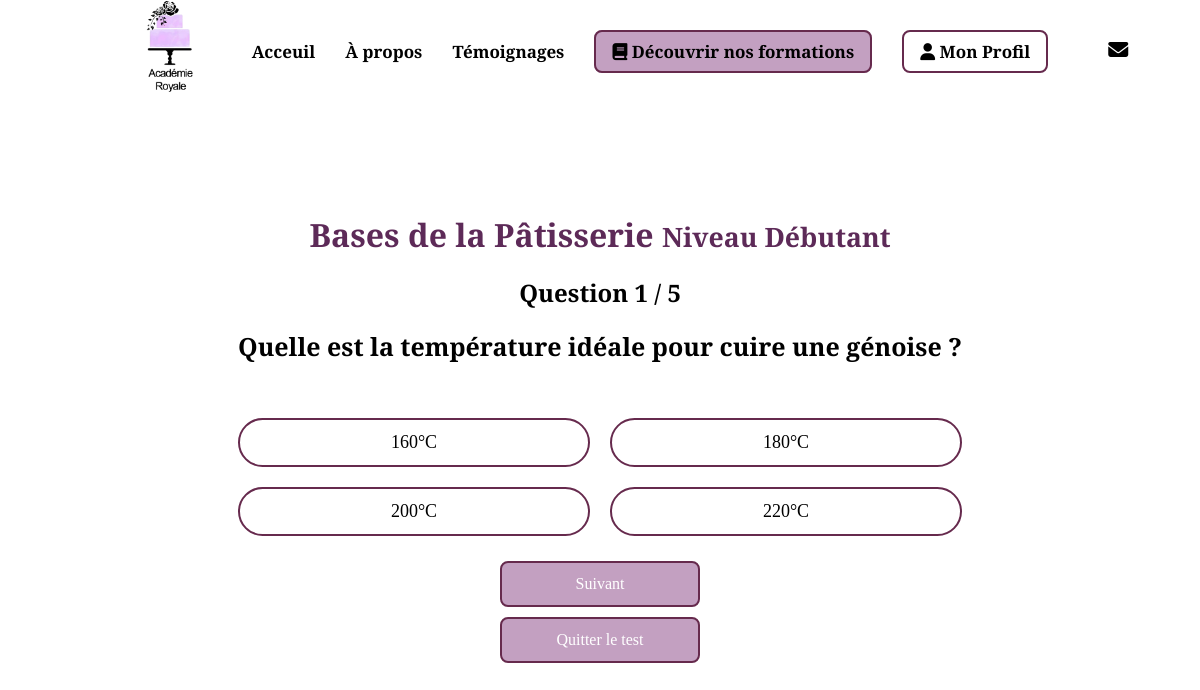
The app's page /test.php?formation_id=4 with its own data.
### tables this page shows
CREATE TABLE formation (
    formation_id INT AUTO_INCREMENT PRIMARY KEY,
    titre VARCHAR(255) NOT NULL,
    description TEXT,
    niveau VARCHAR(50)
);

CREATE TABLE question (
    question_id INT AUTO_INCREMENT PRIMARY KEY,
    formation_id INT,
    question_texte TEXT NOT NULL,
    FOREIGN KEY (formation_id) REFERENCES formation(formation_id) ON DELETE CASCADE
);

CREATE TABLE choix (
    choix_id INT AUTO_INCREMENT PRIMARY KEY,
    question_id INT,
    choix_texte VARCHAR(255) NOT NULL,
    est_correct BOOLEAN DEFAULT FALSE,
    FOREIGN KEY (question_id) REFERENCES question(question_id) ON DELETE CASCADE
);

### test.php (the view, shortened to what this page needs)
<?php
require_once 'config/db.php';
if (isset($_GET['formation_id']) && is_numeric($_GET['formation_id'])) {
  $formation_id = (int)$_GET['formation_id'];
} else {
  die("Formation non spécifiée ou invalide.");
}
$sql_formation = "SELECT titre, niveau FROM formation WHERE formation_id = ?";
$stmt_formation = $pdo->prepare($sql_formation);
$stmt_formation->execute([$formation_id]);
$formation = $stmt_formation->fetch(PDO::FETCH_ASSOC);
$sql = "SELECT question_id, question_texte FROM question WHERE formation_id = ?";
$stmt = $pdo->prepare($sql);
$stmt->execute([$formation_id]);
$questions = $stmt->fetchAll(PDO::FETCH_ASSOC);
$total = count($questions);
$page = isset($_GET['page']) && is_numeric($_GET['page']) ? (int)$_GET['page'] : 1;
$current_question = $questions[$page - 1];
$question_id = $current_question['question_id'];
$sql = "SELECT choix_id, choix_texte FROM choix WHERE question_id = ?";
$stmt = $pdo->prepare($sql);
$stmt->execute([$question_id]);
$choix = $stmt->fetchAll(PDO::FETCH_ASSOC);
?>
<!DOCTYPE html>
<html lang="fr">
<head>
<link rel="stylesheet" href="assets/css/style10.css">
<link rel="stylesheet" href="assets/css/style.css">
</head>
<body>
<div class="container">
<?php include("includes/header.php"); ?>
<h1><?= htmlspecialchars($formation['titre']) ?> <small>Niveau <?= htmlspecialchars($formation['niveau']) ?></small></h1>
<h2>Question <?= $page ?> / <?= $total ?></h2>
<p><strong><?= htmlspecialchars($current_question['question_texte']) ?></strong></p>
<form method="post">
  <div class="labels">
  <?php foreach ($choix as $c): ?>
    <label for="choix<?= $c['choix_id'] ?>"><?= htmlspecialchars($c['choix_texte']) ?></label>
  <?php endforeach; ?>
  </div>
<button type="submit"><?= $page == $total ? 'Valider mes réponses' : 'Suivant' ?></button>
</form>
<button id="btnQuit">Quitter le test</button>
</div>
</body>
</html>

### assets/css/style10.css (style rules this page uses)
* { margin: 0; padding: 0; box-sizing: border-box; }
body { min-height: 100vh; display: flex; justify-content: center; align-items: center; padding: 20px; background: white; font-family: sans-serif; }
h2 { text-align: center; margin-top: -20px; }
p { margin-top: 20px; font-size: 25px; width: 100%; white-space: nowrap; overflow-x: auto; text-align: center; }
.container { padding: 30px; border-radius: 10px; margin-top: 55px; max-width: 1500px; }
label { display: block; border: 2px solid #662A4D; padding: 12px; margin-bottom: 8px; border-radius: 30px; cursor: pointer; background: white; transition: background-color 0.3s, border-color 0.3s; text-align: center; width: 100%; max-width: 600px; margin: 5px auto; font-size: 18px; word-wrap: break-word; }
.labels { margin-top: 50px; display: grid; grid-template-columns: repeat(2, 1fr); gap: 10px 20px; width: 100%; margin: 50px auto 0 auto; }
button { text-decoration: none; border-radius: 8px; font-size: 16px; font-family: 'Roboto Serif', serif; transition: background-color 0.3s ease; width: 200px; background-color: #C3A0C1; border: #662A4D solid 2px; color: white; padding: 12px 24px; text-align: center; cursor: pointer; display: block; margin: 20px auto; }
#btnQuit { text-decoration: none; border-radius: 8px; font-size: 16px; font-family: 'Roboto Serif', serif; transition: background-color 0.3s ease; width: 200px; background-color: #C3A0C1; border: #662A4D solid 2px; color: white; padding: 12px 24px; text-align: center; cursor: pointer; display: block; margin-top: -10px; }

### assets/css/style.css (style rules this page uses)
* { padding: 0; margin: 0; box-sizing: border-box; }
html { scroll-behavior: smooth; }
body { font-family: 'Roboto Serif', serif; color: black; }
h1 { color: #5d2a58; margin: 40px 0; text-align: center; }

### records on screen
formation: titre "Bases de la Pâtisserie", niveau "Débutant"
question: question_texte "Quelle est la température idéale pour cuire une génoise ?"
choix: choix_texte "160°C"
choix: choix_texte "180°C"
choix: choix_texte "200°C"
choix: choix_texte "220°C"

### other values on screen
$page "1"
$total "5"
